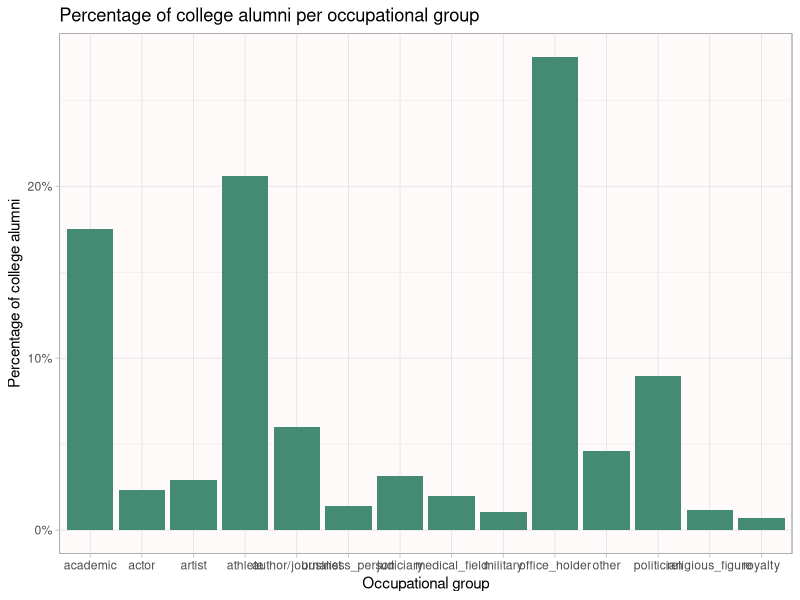

R code for this plot:
library(tidyverse)
library(ggthemes)
uni_people<-read_csv("people_output.csv")

#consolidating the data-set to include a separate column for the number of people in each occupational group
profession_N <- uni_people |>
  group_by(`Occupational_group`) |>
  summarise(number_of_people=n()) |>
#calculating the proportion of all the university alumni that each occupational group makes
  mutate(percentage=number_of_people / sum(number_of_people))

#Visualizing the above calculation in the form of a bar graph
bargraph_occupation_uni_percentage=ggplot(data=profession_N)+
  aes(x=`Occupational_group`, y=percentage)+
  labs(title="Percentage of college alumni per occupational group")+
  labs(y="Percentage of college alumni", x="Occupational group")+
  scale_y_continuous (labels = scales::label_percent())+
  theme_economist()+
  theme_light()+
  theme(panel.background = element_rect(fill = "snow", colour = "grey50"))+
  geom_bar(stat = "summary", fun = "mean",fill="aquamarine4")


ggsave('occupationalgroup_vs_percentage_of_alumni.pdf', plot=bargraph_occupation_uni_percentage, scale=1, width=5, height=7)













